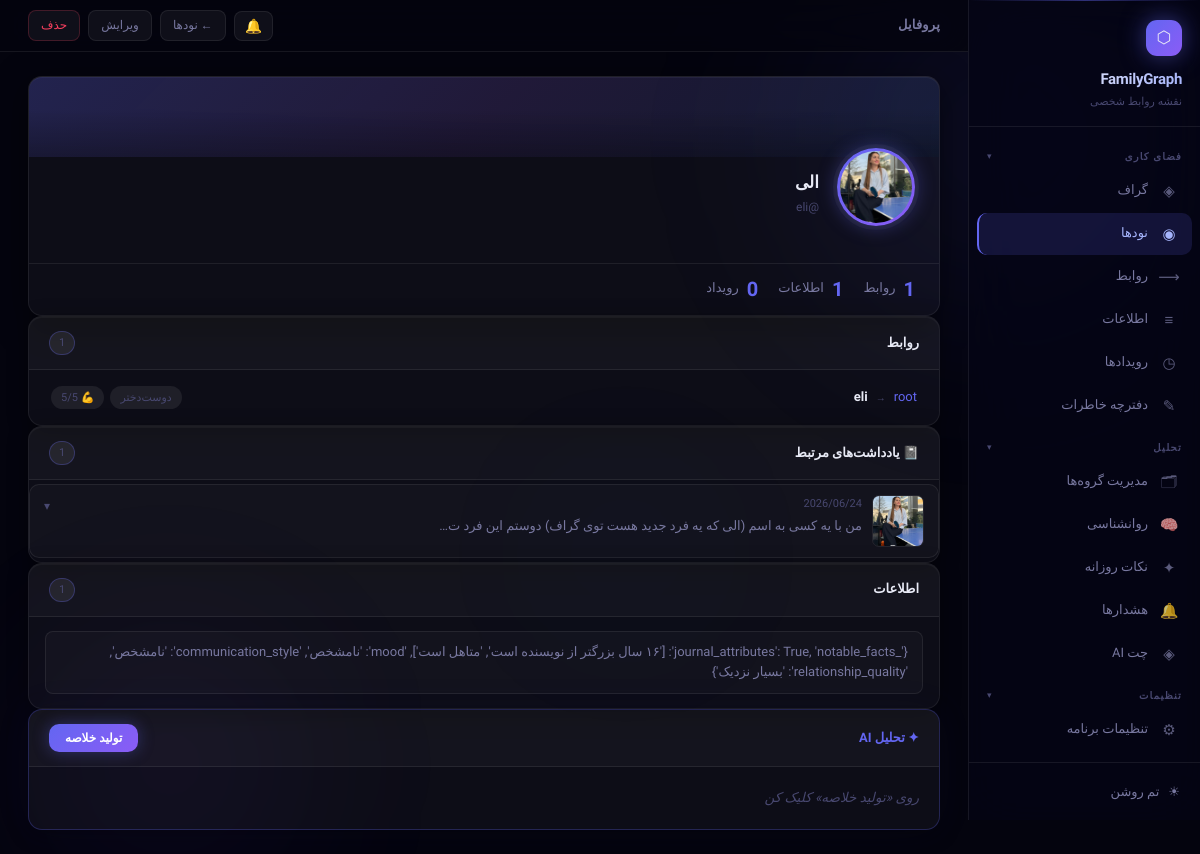
The app's page /nodes/14/ with its own data.
### main/models.py (models this page shows, shortened)
class Node(models.Model):
    username   = models.CharField(max_length=100, unique=True)
    first_name = models.CharField(max_length=100, blank=True, verbose_name='نام')
    last_name  = models.CharField(max_length=100, blank=True, verbose_name='نام خانوادگی')
    nickname   = models.CharField(max_length=100, blank=True, verbose_name='لقب / اسم مستعار')
    picture    = models.ImageField(upload_to="media/", blank=True, null=True)
    name       = models.CharField(max_length=200, blank=True)   # legacy — kept for compat
    birth_day  = models.DateField(blank=True, null=True)
    career     = models.CharField(max_length=200, blank=True)
    phone_number = models.CharField(max_length=20, blank=True)
    group      = models.CharField(max_length=100, blank=True, verbose_name='گروه (قدیمی)',
                                  help_text='legacy — از groups استفاده کن')
    groups     = models.ManyToManyField(Group, blank=True, related_name='nodes',
                                        verbose_name='گروه‌ها')
    class Meta:
        ordering = ['username']

class Relationship(models.Model):
    STATUS_CHOICES = [
        ('active',    'فعال'),
        ('distant',   'دور شده'),
        ('inactive',  'غیرفعال'),
    ]
    rel      = models.CharField(max_length=100, blank=True, null=True)
    source   = models.ForeignKey(Node, related_name='as_source', on_delete=models.PROTECT)
    target   = models.ForeignKey(Node, related_name='as_target', on_delete=models.PROTECT)
    strength = models.IntegerField(default=3, choices=[(i, i) for i in range(1, 6)])  # 1-5
    status   = models.CharField(max_length=10, choices=STATUS_CHOICES, default='active')
    met_at   = models.DateField(blank=True, null=True, verbose_name='تاریخ آشنایی')
    class Meta:
        unique_together = ('source', 'target', 'rel')

class JournalEntry(models.Model):
    text            = models.TextField(verbose_name='متن')
    entry_date      = models.DateField(null=True, blank=True, verbose_name='تاریخ رویداد')
    tags            = models.JSONField(default=list, blank=True, verbose_name='تگ‌ها')
    mood            = models.CharField(max_length=100, blank=True, verbose_name='خلق‌وخو')
    ai_analyzed     = models.BooleanField(default=False, verbose_name='آنالیز AI')
    mentioned_nodes = models.ManyToManyField('Node', blank=True, related_name='journal_entries')
    created_at      = models.DateTimeField(auto_now_add=True)
    class Meta:
        ordering = ['-created_at']

class JournalImage(models.Model):
    entry       = models.ForeignKey(JournalEntry, on_delete=models.CASCADE,
                                    related_name='images', null=True, blank=True)
    image       = models.ImageField(upload_to='journal/', verbose_name='تصویر')
    uploaded_at = models.DateTimeField(auto_now_add=True)
    class Meta:
        ordering = ['uploaded_at']
        verbose_name = 'یادداشت روزانه'
        verbose_name_plural = 'یادداشت‌های روزانه'

class Information(models.Model):
    VISIBILITY_CHOICES = [
        ('public', 'Everyone can see'),
        ('shared', 'Someone can see'),
        ('private', 'Nobody'),
    ]
    node = models.ForeignKey(
        Node,
        on_delete=models.PROTECT,
        related_name='informations'
    )
    visibility = models.CharField(
        max_length=10,
        choices=VISIBILITY_CHOICES,
        default='private'
    )
    data = models.JSONField(blank=True, null=True)

### main/views.py (the view, shortened to what this page needs)
# urls.py: path('nodes/<int:pk>/', views.node_detail, name='node_detail'),
@require_http_methods(["GET"])
def node_detail(request, pk):
    node = get_object_or_404(Node, pk=pk)
    relationships = Relationship.objects.filter(
        Q(source=node) | Q(target=node)
    ).select_related('source', 'target')
    informations = Information.objects.filter(node=node)
    events = node.events.order_by('-date')[:10]
    community_idx = None
    community_color = None
    degree_centrality = None
    betweenness_centrality = None
    try:
        import networkx as nx
        G, all_nodes, all_rels = _build_graph()
    except Exception:
        pass
    journal_entries = node.journal_entries.prefetch_related('images').order_by('-created_at')[:10]
    context = {
        'node': node,
        'relationships': relationships,
        'informations': informations,
        'events': events,
        'community_idx':   community_idx,
        'community_color': community_color,
        'degree_centrality': degree_centrality,
        'betweenness_centrality': betweenness_centrality,
        'journal_entries': journal_entries,
    }
    return render(request, 'nodes/node_detail.html', context)

### main/views.py (called while the page is built)
def _build_graph():
    import networkx as nx
    all_nodes = list(Node.objects.all())
    all_rels  = list(Relationship.objects.select_related('source', 'target'))
    G = nx.Graph()
    for n in all_nodes:
        G.add_node(n.id)
    for r in all_rels:
        G.add_edge(r.source_id, r.target_id, strength=r.strength, status=r.status)
    return G, all_nodes, all_rels

### templates/nodes/node_detail.html (shortened to what this page needs)
{% extends "base.html" %}
{% block page_title %}پروفایل{% endblock %}
{% block nav_nodes %}active{% endblock %}
{% block topbar_actions %}
  <a href="{% url 'node_list' %}" class="btn btn-sm">← نودها</a>
  <a href="{% url 'node_update' node.id %}" class="btn btn-sm">ویرایش</a>
  <a href="{% url 'node_delete' node.id %}" class="btn btn-sm btn-danger">حذف</a>
{% endblock %}
{% block content %}
<div class="detail-stack">
  <div class="profile-card">
    <div class="profile-banner"></div>
    <div class="profile-body">
      <div class="avatar-wrap">
        <div class="avatar-ring">
          {% if node.picture %}
            <div class="avatar"><img src="{{ node.picture.url }}" alt="{{ node.username }}"></div>
          {% else %}
            <div class="avatar-ph">{{ node.username|first|upper }}</div>
          {% endif %}
        </div>
      </div>
      <div class="profile-info">
        <div class="profile-name">
          {% if node.nickname %}{{ node.nickname }}
          {% elif node.first_name or node.last_name %}{{ node.first_name }} {{ node.last_name }}
          {% elif node.name %}{{ node.name }}
          {% else %}{{ node.username }}{% endif %}
        </div>
        <div class="profile-username">@{{ node.username }}</div>
      </div>
    </div>
    <div class="profile-stats">
      <div class="stat-item">
        <span class="stat-num">{{ relationships|length }}</span>
        <span>روابط</span>
      </div>
      <div class="stat-item">
        <span class="stat-num">{{ informations|length }}</span>
        <span>اطلاعات</span>
      </div>
      <div class="stat-item">
        <span class="stat-num">{{ events|length }}</span>
        <span>رویداد</span>
      </div>
    </div>
  </div>
  <div class="section-card">
    <div class="section-head">
      <span class="section-head-title">روابط</span>
      <span class="chip">{{ relationships|length }}</span>
    </div>
    {% if relationships %}
      <div class="rel-list">
        {% for r in relationships %}
        <div class="rel-row">
          <div class="rel-nodes">
            {% if r.source == node %}
              <span class="rel-me">{{ r.source.username }}</span>
              <span class="rel-arrow">→</span>
              <a href="{% url 'node_detail' r.target.id %}">{{ r.target.username }}</a>
            {% else %}
              <a href="{% url 'node_detail' r.source.id %}">{{ r.source.username }}</a>
              <span class="rel-arrow">→</span>
              <span class="rel-me">{{ r.target.username }}</span>
            {% endif %}
          </div>
          <div style="display:flex;gap:6px;align-items:center;">
            <span class="rel-badge">{{ r.rel|default:"—" }}</span>
            <span class="rel-badge">💪 {{ r.strength }}/5</span>
          </div>
        </div>
        {% endfor %}
      </div>
    {% else %}
      <div class="empty-sec">هیچ رابطه‌ای ثبت نشده</div>
    {% endif %}
  </div>
  {% if journal_entries %}
  <div class="section-card">
    <div class="section-head">
      <span class="section-head-title">📓 یادداشت‌های مرتبط</span>
      <span class="chip">{{ journal_entries|length }}</span>
    </div>
    <div style="display:flex;flex-direction:column;gap:10px;padding:4px 0;">
      {% for entry in journal_entries %}
      <div style="background:var(--surface);border:1px solid var(--border);border-radius:10px;overflow:hidden;cursor:pointer;"
           onclick="var ef=this.querySelector('.entry-full');ef.style.display=ef.style.display==='none'?'block':'none'">
        <div style="display:flex;gap:10px;padding:10px 14px;align-items:flex-start;">
          {% with first_img=entry.images.first %}
          {% if first_img %}
          <img src="{{ first_img.image.url }}" style="width:52px;height:52px;border-radius:7px;object-fit:cover;flex-shrink:0;border:1px solid var(--border);" alt="">
          {% endif %}
          {% endwith %}
          <div style="flex:1;overflow:hidden;">
            <div style="font-size:11px;color:var(--text-muted);margin-bottom:3px;">
              {% if entry.entry_date %}{{ entry.entry_date|date:"Y/m/d" }}{% else %}{{ entry.created_at|date:"Y/m/d" }}{% endif %}
            </div>
            <div style="font-size:13px;color:var(--text-soft);overflow:hidden;text-overflow:ellipsis;white-space:nowrap;">{{ entry.text|truncatechars:70 }}</div>
          </div>
          <span style="color:var(--text-muted);font-size:12px;flex-shrink:0;margin-top:2px;">▾</span>
        </div>
      </div>
      {% endfor %}
    </div>
  </div>
  {% endif %}
  <div class="section-card">
    <div class="section-head">
      <span class="section-head-title">اطلاعات</span>
      <span class="chip">{{ informations|length }}</span>
    </div>
    {% if informations %}
      <div class="info-list">
        {% for info in informations %}
          <div class="info-item">{{ info.data }}</div>
        {% endfor %}
      </div>
    {% else %}
      <div class="empty-sec">اطلاعاتی ثبت نشده</div>
    {% endif %}
  </div>
  <div class="ai-summary-card">
    <div class="ai-summary-head">
      <span class="ai-summary-title">✦ تحلیل AI</span>
      <button class="btn-ai" id="aiBtn" onclick="loadSummary()">تولید خلاصه</button>
    </div>
    <div class="ai-summary-body" id="aiBody">
      <span style="color:var(--text-muted);font-style:italic">روی «تولید خلاصه» کلیک کن</span>
    </div>
  </div>
</div>
{% endblock %}

### records on screen
Node: picture (picture), name "الی", username "eli"
Relationship: source.username "root", target.username "eli", rel "دوست‌دختر", strength "5"
JournalEntry: images.first.image (picture), entry_date "2026/06/24", text "من با یه کسی به اسم (الی که یه فرد جدید هست توی گراف) دوستم این فرد ت…"
Information: data "{'_journal_attributes': True, 'notable_facts': ['۱۶ سال بزرگتر از نویسنده است', 'متاهل است'], 'mood': 'نامشخص', 'communication_style': 'نامشخص', 'relationship_quality': 'بسیار نزدیک'}"

### other values on screen
{{ relationships|length }} "1"
{{ informations|length }} "1"
{{ events|length }} "0"
{{ journal_entries|length }} "1"
